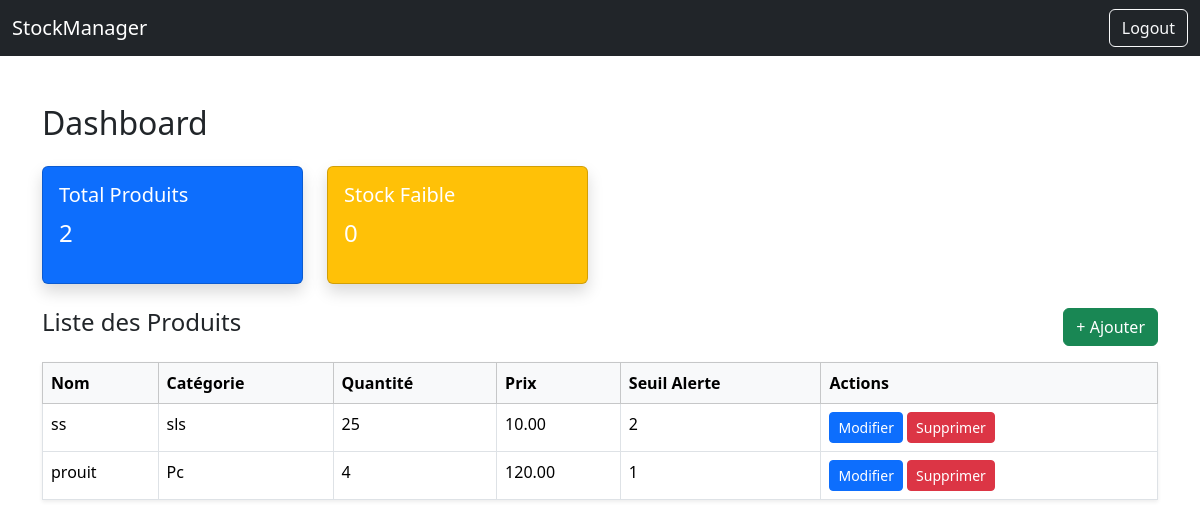
/stock/ (signed in), run on an earlier commit of the app's database.
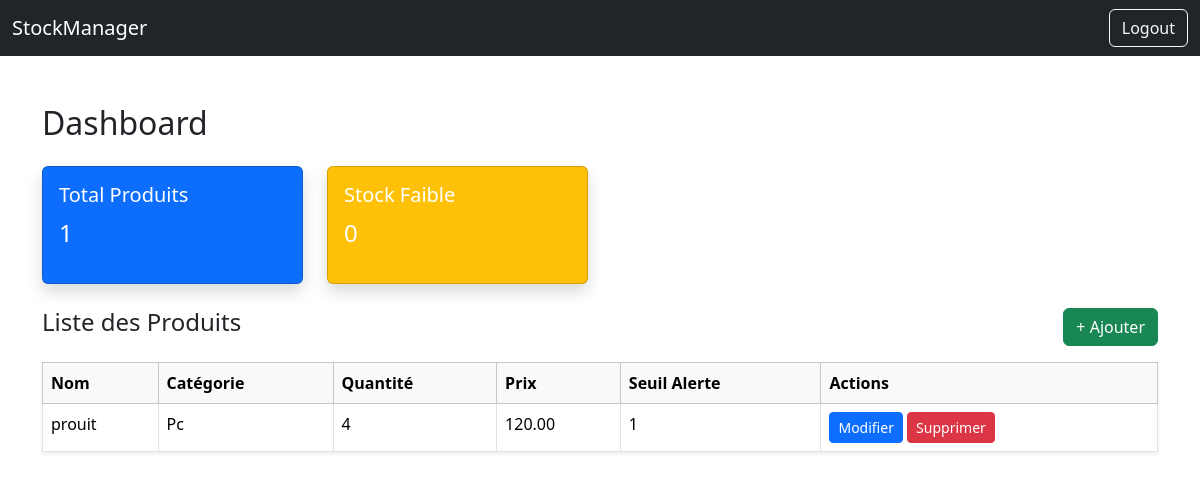
And on a later commit of the database.
### stock/models.py (models this page shows, shortened)
class Produit(models.Model):
    nom = models.CharField(max_length=100)
    categorie = models.CharField(max_length=100)
    quantite = models.PositiveIntegerField()
    prix = models.DecimalField(max_digits=10, decimal_places=2)
    seuil_alerte = models.PositiveIntegerField(default=5)

### stock/views.py (the view)
# urls.py: path('', views.dashboard, name='dashboard'),
@login_required
def dashboard(request):
    produits = Produit.objects.all()
    total = produits.count()
    stock_faible = produits.filter(quantite__lte=F('seuil_alerte')).count()
    return render(request, 'stock/dashboard.html', {
        'produits': produits,
        'total_produits': total,
        'stock_faible': stock_faible,
    })

### stock/templates/stock/dashboard.html (shortened to what this page needs)
<!DOCTYPE html>
<html lang="en">
<head>
    <link href="https://cdn.jsdelivr.net/npm/bootstrap@5.3.2/dist/css/bootstrap.min.css" rel="stylesheet">
</head>
<body>
<nav class="navbar navbar-expand-lg navbar-dark bg-dark">
    <div class="container-fluid">
        <a class="navbar-brand" href="#">StockManager</a>
        <div class="d-flex">
            <a href="{% url 'logout' %}" class="btn btn-outline-light">Logout</a>
        </div>
    </div>
</nav>
<div class="container mt-5">
    <h2 class="mb-4">Dashboard</h2>
    <div class="row mb-4">
        <div class="col-md-3">
            <div class="card text-white bg-primary shadow">
                <div class="card-body">
                    <h5>Total Produits</h5>
                    <p class="fs-4">{{ total_produits }}</p>
                </div>
            </div>
        </div>
        <div class="col-md-3">
            <div class="card text-white bg-warning shadow">
                <div class="card-body">
                    <h5>Stock Faible</h5>
                    <p class="fs-4">{{ stock_faible }}</p>
                </div>
            </div>
        </div>
    </div>
    <div class="mb-3 d-flex justify-content-between">
        <h4>Liste des Produits</h4>
        <a href="{% url 'produit_create' %}" class="btn btn-success">+ Ajouter</a>
    </div>
    <table class="table table-bordered table-hover shadow-sm">
        <thead class="table-light">
            <tr>
                <th>Nom</th>
                <th>Catégorie</th>
                <th>Quantité</th>
                <th>Prix</th>
                <th>Seuil Alerte</th>
                <th>Actions</th>
            </tr>
        </thead>
        <tbody>
            {% for produit in produits %}
                <tr class="{% if produit.quantite <= produit.seuil_alerte %}table-danger{% endif %}">
                    <td>{{ produit.nom }}</td>
                    <td>{{ produit.categorie }}</td>
                    <td>{{ produit.quantite }}</td>
                    <td>{{ produit.prix }}</td>
                    <td>{{ produit.seuil_alerte }}</td>
                    <td>
                        <a href="{% url 'produit_update' produit.id %}" class="btn btn-sm btn-primary">Modifier</a>
                        <a href="{% url 'produit_delete' produit.id %}" class="btn btn-sm btn-danger">Supprimer</a>
                    </td>
                </tr>
            {% empty %}
                <tr><td colspan="6">Aucun produit enregistré.</td></tr>
            {% endfor %}
        </tbody>
    </table>
</div>
</body>
</html>

What changed in the data, as far as the page shows it:
removed Produit: nom "ss", categorie "sls", quantite "25", prix "10.00", seuil_alerte "2"
Also different on the page:
{{ total_produits }}: "2" → "1"
